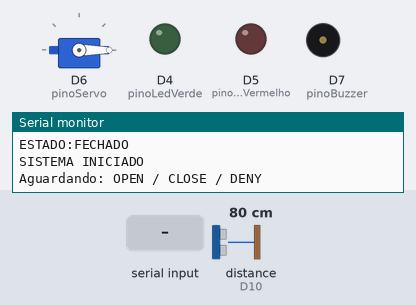
A sketch run on a simulated Arduino Due. Parts: servo, output pins drawn as LEDs (lit = HIGH), buzzer (waves = sounding), the last lines printed to the serial monitor. Wiring (inferred from the names in the program): ultrasonic range finder: trigger D9; echo D10. Dashed ring = blinking. The test bench sets the inputs (shaded band); at power-on: distance to the obstacle (sensor on D10) 80 cm. The echo pulse lasts 58.3 µs per cm; pins used as bus, display or sensor lines are not drawn.

Above: at 1.2 s.
1.3 s: "DENY\n" received over Serial
At 1.37 s:
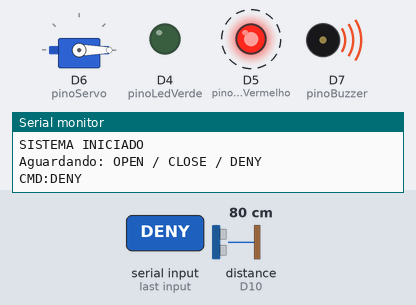
4.3 s: distance to the obstacle (sensor on D10) set to 2 cm
6.2 s: "OPEN\n" received over Serial
7.7 s: "OPEN\n" received over Serial
At 8.9 s:
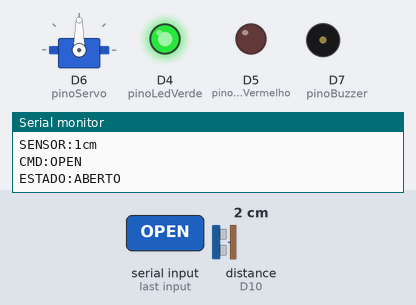
9.2 s: "DENY\n" received over Serial
At 9.27 s:
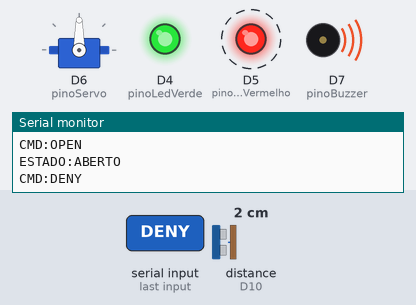
Timing chart, 0 to 13.2 s (numbered marks = the images above; inputs shaded):
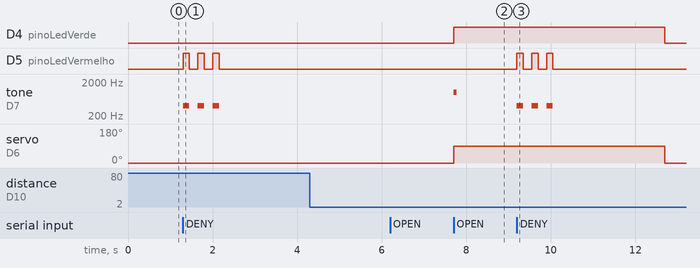

Measured:
- after the input at 1.3 s, D5 (pinoLedVermelho): alternates HIGH for 0.15 s and LOW for 0.20 s, 6 changes in all, then stays LOW, starting at once; tone on D7 (pinoBuzzer): alternates 400 Hz for 0.15 s and silent for 0.20 s, 6 changes in all, then stays silent, starting at once
- after the input at 7.7 s, D4 (pinoLedVerde): LOW → HIGH at once; tone on D7 (pinoBuzzer): silent → 1000 Hz at once, → silent 0.08 s later; servo on D6 (pinoServo): 0° → 90° at once
- after the input at 9.2 s, D5 (pinoLedVermelho): alternates HIGH for 0.15 s and LOW for 0.20 s, 6 changes in all, then stays LOW, starting at once; tone on D7 (pinoBuzzer): alternates 400 Hz for 0.15 s and silent for 0.20 s, 6 changes in all, then stays silent, starting at once

The sketch:

arduino_portao.ino
```cpp
// ============================================
// PORTÃO AUTOMÁTICO — ARDUINO UNO
// Sensor HC-SR04 + Servo + Controlo Web
// Versão sem delay() — não bloqueia Serial
// ============================================
// Comandos recebidos via Serial (USB):
//   OPEN  → Abre o portão
//   CLOSE → Fecha o portão
//   DENY  → LED vermelho + buzzer (negado)
// ============================================

#include <Servo.h>

Servo portao;

// ---- Pinos ----
const int trigPin         = 9;
const int echoPin         = 10;
const int pinoServo       = 6;
const int pinoLedVerde    = 4;
const int pinoLedVermelho = 5;
const int pinoBuzzer      = 7;

// ---- Temporização (sem delay) ----
unsigned long tempoAbertura   = 0;
unsigned long tempoSensor     = 0;
unsigned long tempoDeny       = 0;

const unsigned long TEMPO_ABERTO_MS = 5000;  // 5s aberto
const unsigned long INTERVALO_SENSOR = 200;  // mede a cada 200ms

// ---- Estado ----
bool portaoAberto = false;

// ---- DENY sem delay ----
bool denyAtivo       = false;
int  denyPasso       = 0;          // qual passo da sequência
unsigned long denyProximo = 0;
// Sequência: ON 200ms, OFF 150ms, ON 200ms, OFF 150ms, ON 200ms, OFF
const int DENY_PASSOS = 6;
const unsigned long DENY_TEMPO[6] = {200, 150, 200, 150, 200, 150};

// ---- Buffer Serial ----
String cmdBuffer = "";

// ============================================
void setup() {
  Serial.begin(9600);

  pinMode(trigPin,         OUTPUT);
  pinMode(echoPin,         INPUT);
  pinMode(pinoLedVerde,    OUTPUT);
  pinMode(pinoLedVermelho, OUTPUT);
  pinMode(pinoBuzzer,      OUTPUT);

  portao.attach(pinoServo);
  fecharPortao();

  Serial.println("SISTEMA INICIADO");
  Serial.println("Aguardando: OPEN / CLOSE / DENY");
}

// ============================================
void loop() {
  unsigned long agora = millis();

  // ------------------------------------------
  // 1. LER COMANDOS DO SERVIDOR (Serial)
  // ------------------------------------------
  while (Serial.available() > 0) {
    char c = (char)Serial.read();

    if (c == '\n' || c == '\r') {
      cmdBuffer.trim();

      if (cmdBuffer.length() > 0) {

        if (cmdBuffer == "OPEN") {
          Serial.println("CMD:OPEN");
          abrirPortao();

        } else if (cmdBuffer == "CLOSE") {
          Serial.println("CMD:CLOSE");
          fecharPortao();

        } else if (cmdBuffer == "DENY") {
          Serial.println("CMD:DENY");
          iniciarDeny();

        } else {
          Serial.print("CMD desconhecido: ");
          Serial.println(cmdBuffer);
        }
      }
      cmdBuffer = "";

    } else {
      cmdBuffer += c;
    }
  }

  // ------------------------------------------
  // 2. FECHAR AUTOMATICAMENTE após 5 segundos
  // ------------------------------------------
  if (portaoAberto && (agora - tempoAbertura >= TEMPO_ABERTO_MS)) {
    Serial.println("AUTO:FECHANDO");
    fecharPortao();
  }

  // ------------------------------------------
  // 3. ANIMAÇÃO DENY (sem delay)
  // ------------------------------------------
  if (denyAtivo && agora >= denyProximo) {
    // Passos pares = LED/buzzer ON | ímpares = OFF
    if (denyPasso % 2 == 0) {
      digitalWrite(pinoLedVermelho, HIGH);
      tone(pinoBuzzer, 400);
    } else {
      digitalWrite(pinoLedVermelho, LOW);
      noTone(pinoBuzzer);
    }

    denyPasso++;
    if (denyPasso >= DENY_PASSOS) {
      // Fim da sequência
      digitalWrite(pinoLedVermelho, LOW);
      noTone(pinoBuzzer);
      denyAtivo = false;
      denyPasso = 0;
    } else {
      denyProximo = agora + DENY_TEMPO[denyPasso];
    }
  }

  // ------------------------------------------
  // 4. SENSOR ULTRASSÔNICO (a cada 200ms)
  //    Só mede se portão estiver fechado
  // ------------------------------------------
  if (!portaoAberto && !denyAtivo && (agora - tempoSensor >= INTERVALO_SENSOR)) {
    tempoSensor = agora;

    int dist = medirDistancia();

    if (dist > 0 && dist <= 15) {
      Serial.print("SENSOR:");
      Serial.print(dist);
      Serial.println("cm");
      // Sensor apenas reporta — abertura é pelo Web App
      // Para modo autônomo descomente:
      // abrirPortao();
    }
  }
}

// ============================================
// FUNÇÕES
// ============================================

void abrirPortao() {
  portao.write(90);
  portaoAberto  = true;
  tempoAbertura = millis();
  digitalWrite(pinoLedVerde,    HIGH);
  digitalWrite(pinoLedVermelho, LOW);
  tone(pinoBuzzer, 1000, 80);   // bip curto de confirmação
  Serial.println("ESTADO:ABERTO");
}

void fecharPortao() {
  portao.write(0);
  portaoAberto = false;
  digitalWrite(pinoLedVerde,    LOW);
  digitalWrite(pinoLedVermelho, LOW);
  noTone(pinoBuzzer);
  Serial.println("ESTADO:FECHADO");
}

void iniciarDeny() {
  if (denyAtivo) return;   // já está a executar
  denyAtivo   = true;
  denyPasso   = 0;
  denyProximo = millis();  // começa imediatamente
}

int medirDistancia() {
  digitalWrite(trigPin, LOW);
  delayMicroseconds(2);
  digitalWrite(trigPin, HIGH);
  delayMicroseconds(10);
  digitalWrite(trigPin, LOW);

  long dur = pulseIn(echoPin, HIGH, 25000); // timeout 25ms
  if (dur == 0) return 0;
  return (int)(dur * 0.034 / 2);
}
```
